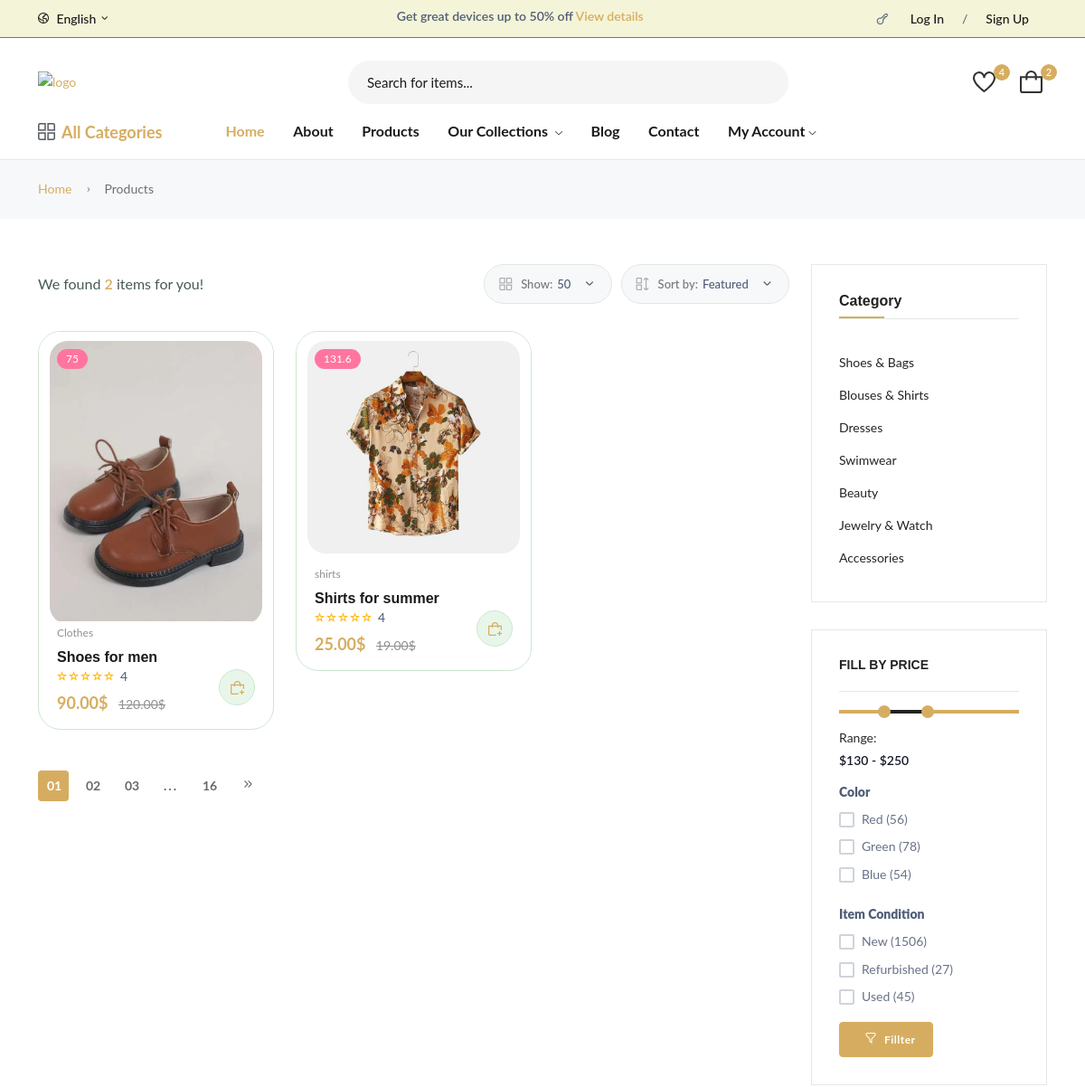
Before: /products/ (upper part) with the older database file.
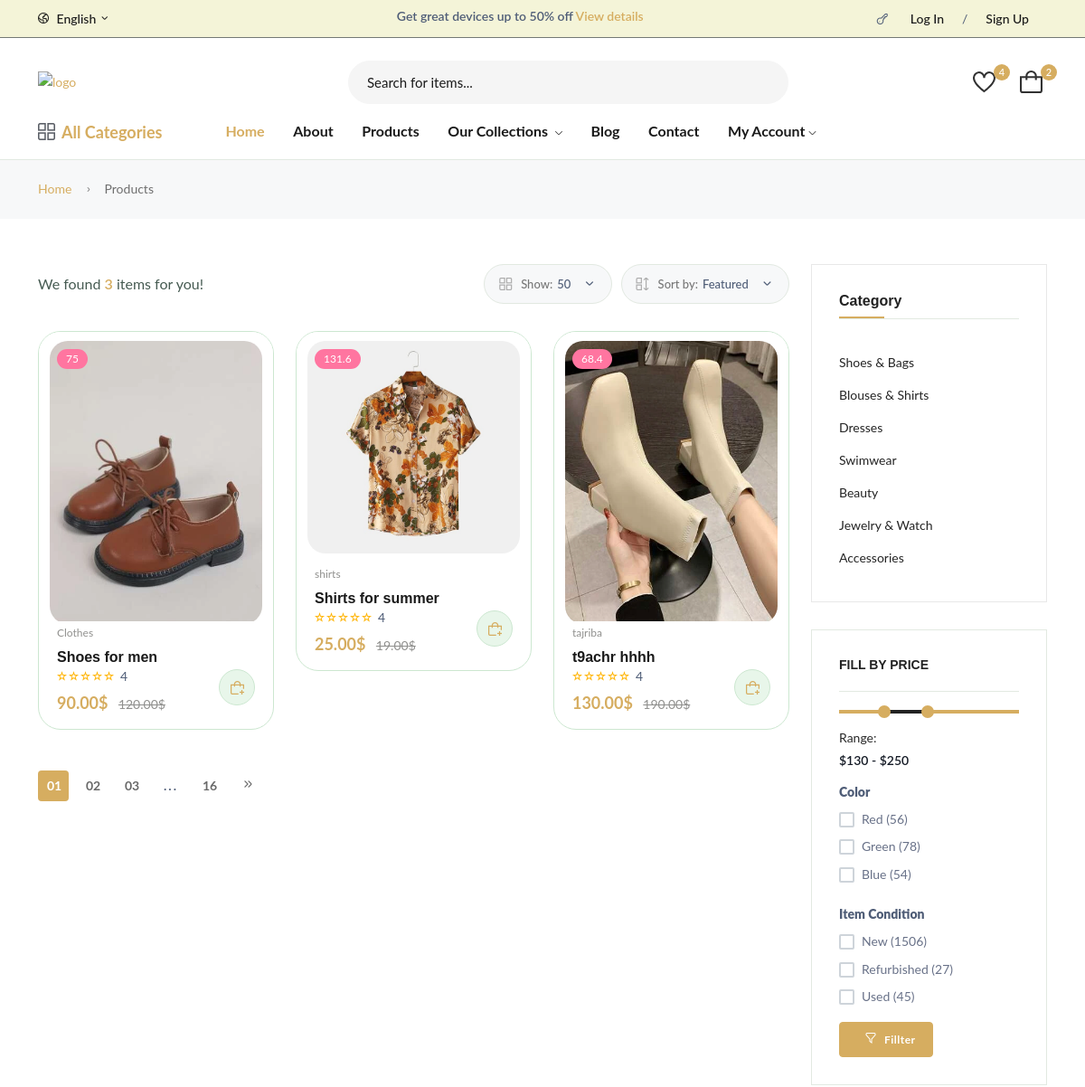
After: the same page with the newer database file.
### ecommerce/models.py (models this page shows, shortened)
class Product(models.Model):
    pid = ShortUUIDField(unique=True, length = 10, max_length = 20, prefix="pro", alphabet = "abcdefgh12345")
    user = models.ForeignKey(User, on_delete=models.SET_NULL, null=True)
    category = models.ForeignKey(Category, on_delete=models.SET_NULL, null=True, related_name ="category")
    vendor = models.ForeignKey(Vendor, on_delete=models.SET_NULL, null=True, related_name="products")
    title = models.CharField(max_length=100, default="Product")
    image = models.ImageField(upload_to=user_directory_path, default="product.jpg")
    small_description = models.TextField(null=True, blank=True, default="This is a small product")
    description = models.TextField(null=True, blank=True, default="This is the product")
    price = models.DecimalField(max_digits=99999999999999, decimal_places=2, default="0.99")
    old_price = models.DecimalField(max_digits=99999999999999, decimal_places=2, default="2.99")
    specifications = models.TextField(null=True, blank = True)
    type = models.CharField(max_length=100, default="Organic", null=True, blank = True)
    stock_count = models.CharField(max_length=100, default="12", null=True, blank = True)
    waranty = models.CharField(max_length=100, default="1", null=True, blank = True)
    mfd = models.DateTimeField(auto_now_add=False, null=True, blank = True)
    p_quantity = models.CharField(max_length=100, default="2 shoes")
    frame = models.CharField(max_length=10, default="Iron")
    weight_wo_wheels = models.CharField(max_length=10, default="20LBS")
    weight_capacity = models.CharField(max_length=10, default="80LBS")
    size = models.CharField(max_length=10, default="All Sizes")
    tags = TaggableManager(blank = True)
    product_status = models.CharField(choices=STATUS_CHOICE, max_length=10, default="in_review")
    p_return = models.CharField(choices=RETURN, max_length=50, default="7 Days Return Policy")
    cod = models.CharField(choices=COD, max_length=50, default="Cash on Delivery Available")
    color = models.CharField(choices=COLOR_CHOICES, max_length=50, blank=True, null=True)
    Type_of_packing = models.CharField(choices=PACKAGE_CHOICES, max_length=50, blank=True, null=True, default="Foil Sealed Bags")
    status = models.BooleanField(default=True)
    in_stock = models.BooleanField(default=True)
    featured = models.BooleanField(default=False)
    digital = models.BooleanField(default=False)
    sku = ShortUUIDField(unique=True, length = 10, max_length = 20, prefix="SKU", alphabet = "ABCD1234")
    date = models.DateTimeField(auto_now_add=True)
    updated = models.DateTimeField(null=True, blank=True)
    class Meta:
        verbose_name_plural = "Products"
    def get_percentage(self):
        new_price = (self.price / self.old_price) * 100
        return new_price

class Category(models.Model):
    cid = ShortUUIDField(unique=True, length = 10, max_length = 20, prefix="cat", alphabet = "abcdefgh12345")
    title = models.CharField(max_length=100, default="")
    image = models.ImageField(upload_to="category", default="category.jpg")
    class Meta:
        verbose_name_plural = "Categories"
    def __str__(self):
        return self.title

### ecommerce/views.py (the view)
# urls.py: path('products/', product_list_view, name='product-list'),
def product_list_view(request):
    products = Product.objects.filter(product_status = "published")
    context = {
        "products": products
    }
    return render(request, 'ecommerce/product-list.html', context)

### ecommerce/context_processor.py (called while the page is built)
def default(request):
    categories = Category.objects.all()
    return {
        'categories':categories
    }

### templates/ecommerce/product-list.html (shortened to what the changed rows need)
{% extends "patials/base.html" %}
{% load static%}
{% block content %}
            <main class="main">
        <section class="mt-50 mb-50">
            <div class="container">
                <div class="row">
                    <div class="col-lg-9">
                        <div class="shop-product-fillter">
                            <div class="totall-product">
                                <p> We found <strong class="text-brand">{{products.count}}</strong> items for you!</p>
                            </div>
                        </div>
                        <div class="row product-grid-3">
                            {% for product in products %}
                            <div class="col-lg-4 col-md-4 col-6 col-sm-6">
                                <div class="product-cart-wrap mb-30">
                                    <div class="product-img-action-wrap">
                                        <div class="product-img product-img-zoom">
                                            <a href="{% url 'ecommerce:product-detail' product.pid %}">
                                                <img class="default-img" src="{{product.image.url}}" alt="">
                                            </a>
                                        </div>
                                        <div class="product-badges product-badges-position product-badges-mrg">
                                            <span class="hot">{{product.get_percentage|floatformat}}</span>
                                        </div>
                                    </div>
                                    <div class="product-content-wrap">
                                        <div class="product-category">
                                            <a href="product-list.html">{{product.category}}</a>
                                        </div>
                                        <h2><a href="product-details.html">{{product.title}}</a></h2>
                                        <div class="rating-result" title="90%">
                                            <span>
                                                <span>4</span>
                                            </span>
                                        </div>
                                        <div class="product-price">
                                            <span>{{product.price}}$ </span>
                                            <span class="old-price">{{product.old_price}}$</span>
                                        </div>
                                        <div class="product-action-1 show">
                                            <a aria-label="Add To Cart" class="action-btn hover-up" href="shop-cart.php"><i class="fi-rs-shopping-bag-add"></i></a>
                                        </div>
                                    </div>
                                </div>
                            </div>
                            {% endfor %}
                        </div>
                    </div>
                </div>
            </div>
        </section>
    </main>
{% endblock content %}

Changed rows visible on the page:
added Product: image (picture), get_percentage "68.4", category "tajriba", title "t9achr hhhh", price "130.00", old_price "190.00"
Other visible differences:
{{ products.count }}: "2" → "3"
